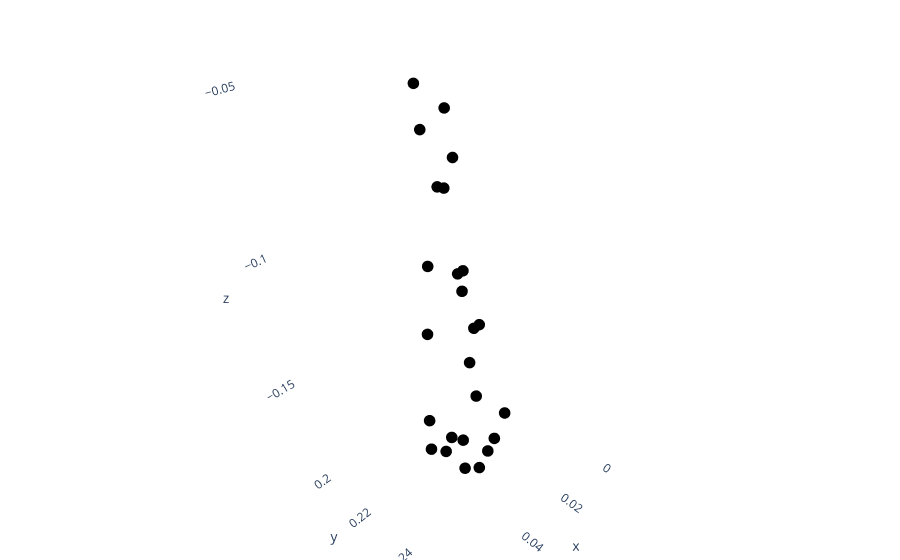

The cell this chart's notebook holds for it:
### Code cell
data = np.genfromtxt("Filtracion VR.csv", delimiter=",")
data = data[:25]

import plotly.graph_objects as go
import numpy as np

layout = go.Layout(
    scene=dict(xaxis=dict(showbackground=False),
               yaxis=dict(showbackground=False),
               zaxis=dict(showbackground=False)),
    margin=dict(
        l=0,
        r=0,
        b=0,
        t=0
    )
)

trace = go.Scatter3d(x=data[:, 0], y=data[:, 1], z=data[:, 2], mode='markers',
                     marker=dict(color='black', size=4))

fig = go.Figure(data=[trace], layout=layout)

fig.show()

### Figure 1 — Plotly figure (JSON) as saved in the notebook; plotly's stock layout.template omitted (floating-point values rounded to 4 significant figures)
{"data": [{"marker": {"color": "black", "size": 4}, "mode": "markers", "type": "scatter3d", "x": [0.01358, 0.01049, 0.02041, 0.06006, 0.05785, 0.06042, 0.06269, 0.03282, 0.02699, 0.03754, 0.04164, 0.06373, 0.06129, 0.06162, 0.06405, 0.06136, 0.05984, 0.05738, 0.05863, 0.003053, 0.002774, 5.4e-05, 0.000101, 0.002775, -1.6e-05], "y": [0.2154, 0.2266, 0.2307, 0.2411, 0.2519, 0.2535, 0.2435, 0.222, 0.2335, 0.2392, 0.2281, 0.2446, 0.2559, 0.2536, 0.2456, 0.2413, 0.2488, 0.2441, 0.2368, 0.2037, 0.1949, 0.1949, 0.2037, 0.1849, 0.1852], "z": [-0.1709, -0.1736, -0.1759, -0.1404, -0.141, -0.1265, -0.1252, -0.1725, -0.1747, -0.1693, -0.1673, -0.09474, -0.09788, -0.07881, -0.07506, -0.04607, -0.05001, -0.04199, -0.03863, -0.1518, -0.1319, -0.1319, -0.1518, -0.1007, -0.1021]}], "layout": {"margin": {"b": 0, "l": 0, "r": 0, "t": 0}, "scene": {"xaxis": {"showbackground": false}, "yaxis": {"showbackground": false}, "zaxis": {"showbackground": false}}}}
